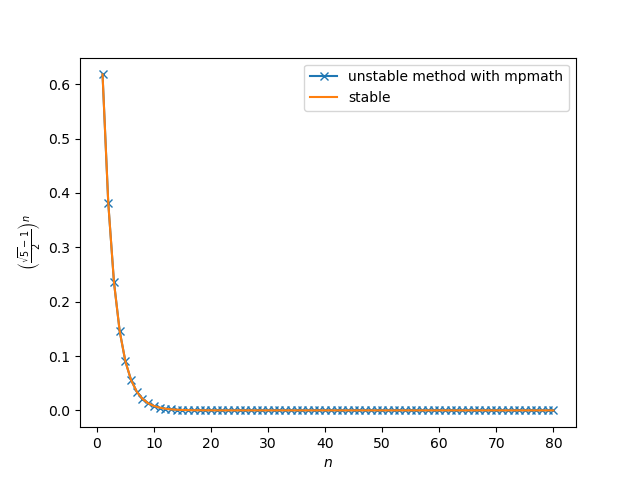

The Python source for this figure:
import numpy as np
from mpmath import mp
import matplotlib.pyplot as plt


mp.dps = 20
print(mp)


def unstable(n: int) -> float:
    p = []
    p.append(1)
    p.append((mp.sqrt(5) - 1) / 2)
    for i in range(n-1):
        i += 1
        p.append(p[i-1] - p[i])
    return p[-1]


def stable(n: int) -> float:
    return ((np.sqrt(5) - 1) / 2)**n


n = 80
x = []
y_unstable = []
y_stable = []
for i in range(n):
    i += 1
    x.append(i)
    y_unstable.append(unstable(i))
    y_stable.append(stable(i))

plt.plot(x, y_unstable, '-x', label="unstable method with mpmath")
plt.plot(x, y_stable, label="stable")
plt.xlabel(r'$n$')
plt.ylabel(r'$\left(\frac{\sqrt{5} - 1}{2}\right)^n$')
plt.legend()
plt.savefig('unstable_method_with_mpmath.png')
